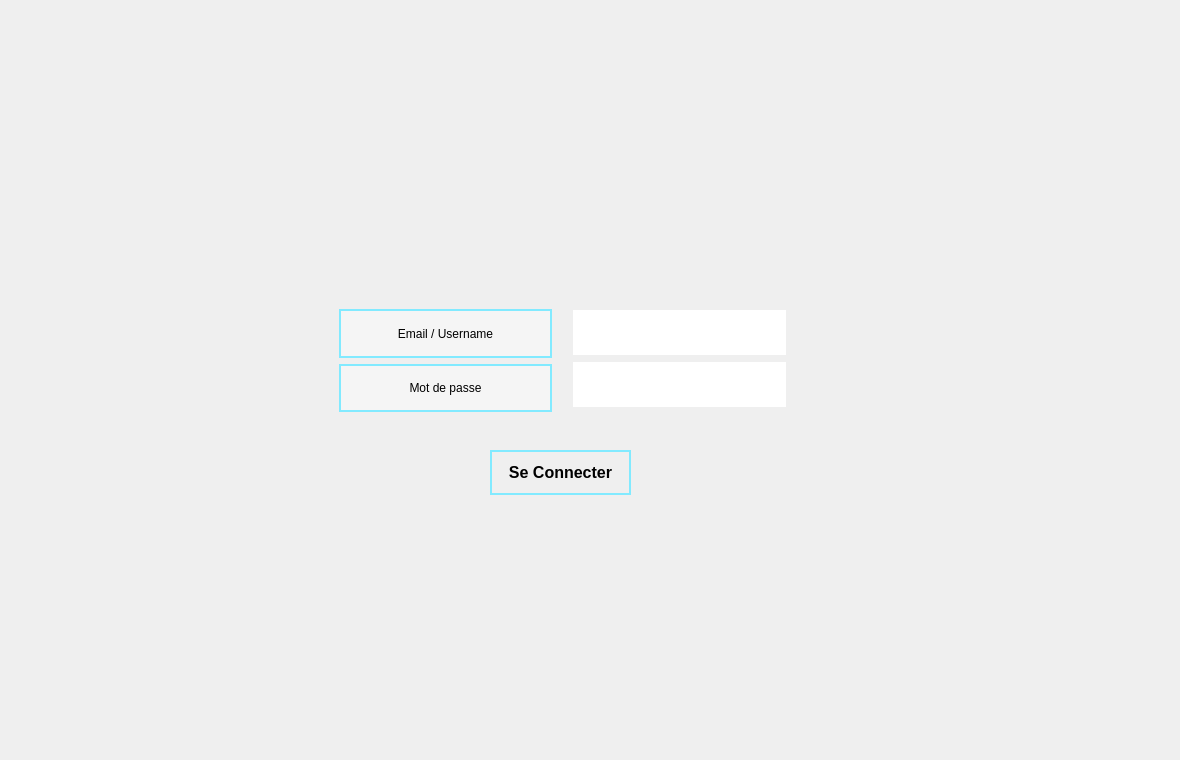
      <widget class="QWidget" name="pageconnection">
       <property name="styleSheet">
        <string notr="true">
background-image:none;</string>
       </property>
       <widget class="QPushButton" name="bouttonconnection">
        <property name="geometry">
         <rect>
          <x>490</x>
          <y>450</y>
          <width>141</width>
          <height>45</height>
         </rect>
        </property>
        <property name="font">
         <font>
          <bold>true</bold>
         </font>
        </property>
        <property name="styleSheet">
         <string notr="true"> QPushButton {
        padding: 10px;
        font-size: 16px;
        border: 2px solid rgb(130, 234, 255); 
        transition: background-color 0.2s ease, color 0.2s ease;
		border-radius:25px;rgb(176, 176, 176)
    }
    QPushButton:hover {
        background-color: lightblue;
        border: 2px solid rgba(0, 0, 0, 0.2);
    }
    QPushButton:pressed {
        background-color: #add8e6;
        border: 2px solid rgba(0, 0, 0, 0.3); 
    }</string>
        </property>
        <property name="text">
         <string>Se Connecter</string>
        </property>
       </widget>
       <widget class="QFrame" name="frame_15">
        <property name="geometry">
         <rect>
          <x>564</x>
          <y>300</y>
          <width>231</width>
          <height>119</height>
         </rect>
        </property>
        <property name="styleSheet">
         <string notr="true">background:lightgrayrgb(244, 253, 255);
border:none;</string>
        </property>
        <property name="frameShape">
         <enum>QFrame::Shape::StyledPanel</enum>
        </property>
        <property name="frameShadow">
         <enum>QFrame::Shadow::Raised</enum>
        </property>
        <layout class="QVBoxLayout" name="verticalLayout_14">
         <item>
          <widget class="QLineEdit" name="inputloginform_2">
           <property name="minimumSize">
            <size>
             <width>0</width>
             <height>45</height>
            </size>
           </property>
           <property name="styleSheet">
            <string notr="true">padding:10px;
</string>
           </property>
          </widget>
         </item>
         <item>
          <widget class="QLineEdit" name="inputloginmotdepasse_2">
           <property name="minimumSize">
            <size>
             <width>0</width>
             <height>45</height>
            </size>
           </property>
           <property name="styleSheet">
            <string notr="true">padding:10px;</string>
           </property>
          </widget>
         </item>
        </layout>
       </widget>
       <widget class="QFrame" name="frame_14">
        <property name="geometry">
         <rect>
          <x>330</x>
          <y>300</y>
          <width>231</width>
          <height>121</height>
         </rect>
        </property>
        <property name="styleSheet">
         <string notr="true">background:lightgrayrgb(244, 253, 255);
border:none;</string>
        </property>
        <property name="frameShape">
         <enum>QFrame::Shape::StyledPanel</enum>
        </property>
        <property name="frameShadow">
         <enum>QFrame::Shadow::Raised</enum>
        </property>
        <layout class="QVBoxLayout" name="verticalLayout_13">
         <item>
          <widget class="QLabel" name="label_36">
           <property name="styleSheet">
            <string notr="true">font: 700 12pt &quot;Segoe UI&quot;;
background-color:whitesmoke;
border-radius:25px;
border: 2px solid rgb(130, 234, 255); </string>
           </property>
           <property name="text">
            <string>Email / Username</string>
           </property>
           <property name="alignment">
            <set>Qt::AlignmentFlag::AlignCenter</set>
           </property>
          </widget>
         </item>
         <item>
          <widget class="QLabel" name="label_37">
           <property name="styleSheet">
            <string notr="true">font: 700 12pt &quot;Segoe UI&quot;;
background-color:whitesmoke;
   border: 2px solid rgb(130, 234, 255); 
border-radius:25px;</string>
           </property>
           <property name="text">
            <string>Mot de passe</string>
           </property>
           <property name="alignment">
            <set>Qt::AlignmentFlag::AlignCenter</set>
           </property>
          </widget>
         </item>
        </layout>
       </widget>
       <widget class="QLabel" name="label_38">
        <property name="geometry">
         <rect>
          <x>0</x>
          <y>0</y>
          <width>1171</width>
          <height>751</height>
         </rect>
        </property>
        <property name="styleSheet">
         <string notr="true">
background-image:url(/images/backgroundacceuil.png);</string>
        </property>
        <property name="text">
         <string/>
        </property>
        <property name="pixmap">
         <pixmap resource="ressources.qrc">:/images/bg.jpeg</pixmap>
        </property>
        <property name="scaledContents">
         <bool>true</bool>
        </property>
       </widget>
       <zorder>label_38</zorder>
       <zorder>frame_15</zorder>
       <zorder>frame_14</zorder>
       <zorder>bouttonconnection</zorder>
      </widget>
